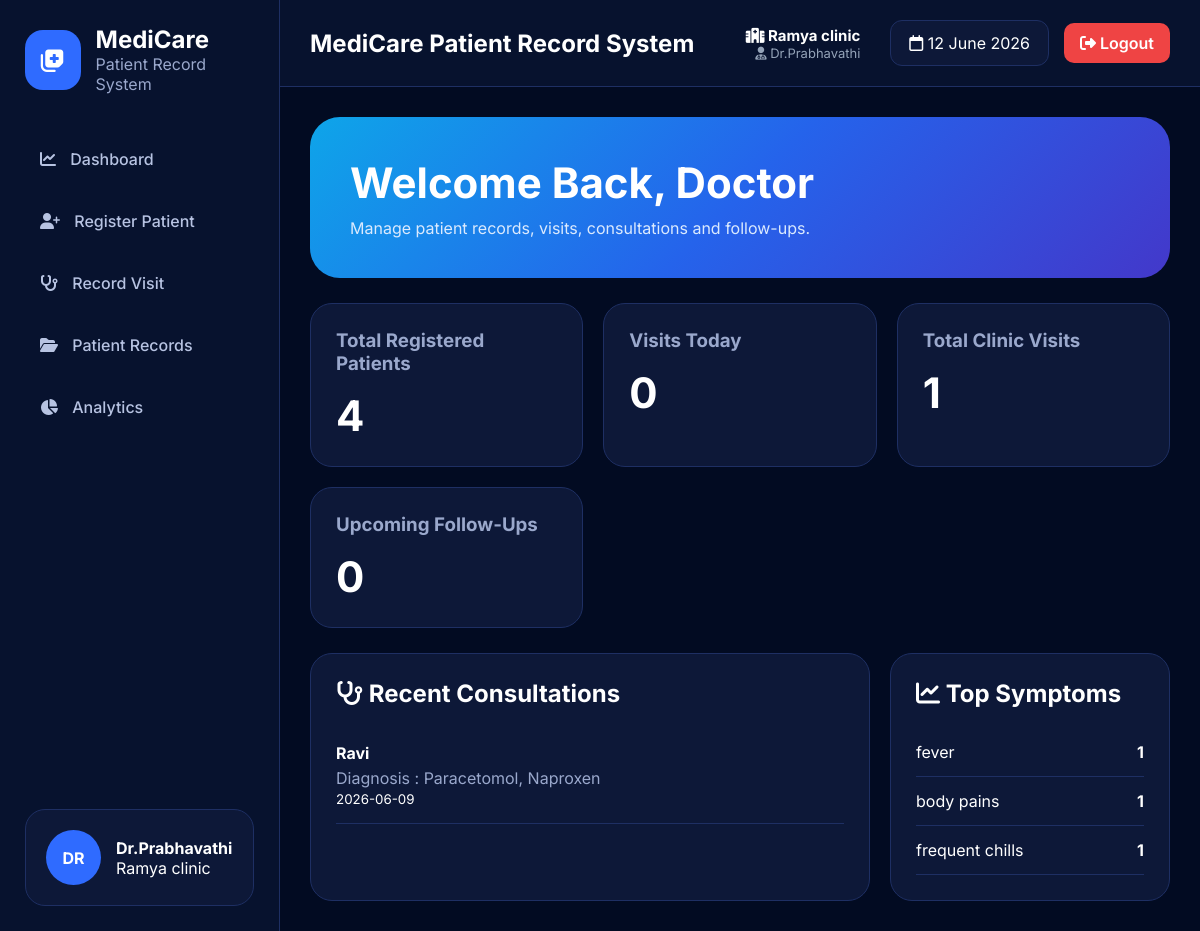
/ (signed in), run on the app's committed database.
### tables this page shows
CREATE TABLE visits(
    id INTEGER PRIMARY KEY AUTOINCREMENT,
    patient_phone TEXT,
    visit_date TEXT,
    symptoms TEXT,
    diagnosis TEXT,
    prescription TEXT,
    duration TEXT,
    notes TEXT, followup_date TEXT,
    FOREIGN KEY(patient_phone)
    REFERENCES patients(phone)
);

CREATE TABLE patients(
    phone TEXT PRIMARY KEY,
    name TEXT NOT NULL,
    age INTEGER,
    gender TEXT,
    blood_group TEXT
);

### app.py (the view)
@app.route("/")
def dashboard():
    if "doctor" not in session:
        return redirect("/login")
    conn = sqlite3.connect(DB_PATH)
    cursor = conn.cursor()
    cursor.execute(
    "SELECT COUNT(*) FROM patients"
    )
    total_patients = cursor.fetchone()[0]
    cursor.execute(
    "SELECT COUNT(*) FROM visits"
    )
    total_visits = cursor.fetchone()[0]
    today = date.today().strftime("%Y-%m-%d")
    cursor.execute("""
    SELECT COUNT(*)
    FROM visits
    WHERE visit_date=?
    """, (today,))
    visits_today = cursor.fetchone()[0]
    cursor.execute("""
    SELECT patients.name,
           visits.diagnosis,
           visits.visit_date
    FROM visits
    JOIN patients
    ON visits.patient_phone = patients.phone
    ORDER BY visits.id DESC
    LIMIT 5
    """)
    recent_visits = cursor.fetchall()
    cursor.execute("""
    SELECT symptoms
    FROM visits
    """)
    rows = cursor.fetchall()
    symptom_count = {}
    for row in rows:
        if row[0]:
            symptoms = row[0].split(",")
            for symptom in symptoms:
                symptom = symptom.strip()
                if symptom:
                    symptom_count[symptom] = (
                        symptom_count.get(symptom, 0) + 1
                    )
    most_common_symptom = "None"
    if symptom_count:
        most_common_symptom = max(
            symptom_count,
            key=symptom_count.get
        )
    top_symptoms = sorted(
        symptom_count.items(),
        key=lambda x: x[1],
        reverse=True
    )[:5]
    cursor.execute("""
    SELECT COUNT(*)
    FROM visits
    WHERE followup_date >= date('now')
    """)
    upcoming_followups = cursor.fetchone()[0]
    conn.close()
    return render_template(
    "dashboard.html",
    total_patients=total_patients,
    total_visits=total_visits,
    visits_today=visits_today,
    most_common_symptom=most_common_symptom,
    recent_visits=recent_visits,
    top_symptoms=top_symptoms,
    upcoming_followups=upcoming_followups
)

### templates/dashboard.html
{% extends "base.html" %}
{% block content %}
<div class="hero">
    <h1>Welcome Back, Doctor</h1>
    <p>
        Manage patient records, visits, consultations and follow-ups.
    </p>
</div>
<div class="dashboard-cards">
    <div class="stat-card">
        <h3>Total Registered Patients</h3>
        <h1>{{ total_patients }}</h1>
    </div>
    <div class="stat-card">
        <h3>Visits Today</h3>
        <h1>{{ visits_today }}</h1>
    </div>
    <div class="stat-card">
        <h3>Total Clinic Visits</h3>
        <h1>{{ total_visits }}</h1>
    </div>
    <div class="stat-card">
        <h3>Upcoming Follow-Ups</h3>
        <h1>{{ upcoming_followups }}</h1>
    </div>
</div>
<div class="dashboard-grid">
    <div class="card">
        <h2>
            <i class="fa-solid fa-stethoscope"></i>
            Recent Consultations
        </h2>
        <br>
        {% if recent_visits %}
            {% for visit in recent_visits %}
            <div class="recent-consultation">
                <h4>{{ visit[0] }}</h4>
                <p>
                    Diagnosis :
                    {{ visit[1] }}
                </p>
                <small>
                    {{ visit[2] }}
                </small>
            </div>
            {% endfor %}
        {% else %}
            <p>No consultations recorded.</p>
        {% endif %}
    </div>
    <div class="card">
        <h2>
            <i class="fa-solid fa-chart-line"></i>
            Top Symptoms
        </h2>
        <br>
        {% if top_symptoms %}
            {% for symptom,count in top_symptoms %}
            <div class="symptom-item">
                <span>{{ symptom }}</span>
                <strong>{{ count }}</strong>
            </div>
            {% endfor %}
        {% else %}
            <p>No symptom data available.</p>
        {% endif %}
    </div>
</div>
{% endblock %}

### static/css/style.css (style rules this page uses)
:root { --bg:#020b22; --sidebar:#07122e; --card:#0d1838; --card2:#12214a; --border:#1e2f63; --blue:#2f6bff; --blue2:#4f46e5; --text:#ffffff; --muted:#9aa8cc; }
* { margin:0; padding:0; box-sizing:border-box; font-family:'Inter',sans-serif; }
body { background:var(--bg); color:var(--text); }
.hero { background:linear-gradient( 135deg, #0ea5e9, #2563eb, #4338ca ); padding:40px; border-radius:30px; margin-bottom:25px; }
.hero h1 { color:white; font-size:42px; margin-bottom:10px; }
.hero p { color:#dbeafe; }
.dashboard-cards { display:grid; grid-template-columns:repeat(3,1fr); gap:20px; margin-bottom:25px; }
.stat-card { background:var(--card); border:1px solid var(--border); border-radius:22px; padding:25px; }
.stat-card h3 { color:var(--muted); margin-bottom:15px; }
.stat-card h1 { font-size:42px; color:white; }
.card { background:var(--card); border:1px solid var(--border); border-radius:22px; padding:25px; }
.card h2 { color:white; }
.dashboard-grid { display:grid; grid-template-columns:2fr 1fr; gap:20px; }
.recent-consultation { padding:15px 0; border-bottom:1px solid var(--border); }
.recent-consultation p { color:var(--muted); margin-top:5px; }
.symptom-item { display:flex; justify-content:space-between; padding:14px 0; border-bottom:1px solid var(--border); }

### data on the page
visits: name "Ravi", diagnosis "Paracetomol, Naproxen", visit_date "2026-06-09"

### other printed values
{{ session.get('doctor','Doctor') }} "Dr.Prabhavathi"
{{ session.get('clinic','Clinic') }} "Ramya clinic"
{{ total_patients }} "4"
{{ visits_today }} "0"
{{ total_visits }} "1"
{{ upcoming_followups }} "0"
{{ symptom }} "fever" "body pains" "frequent chills"
{{ count }} "1" "1" "1"
